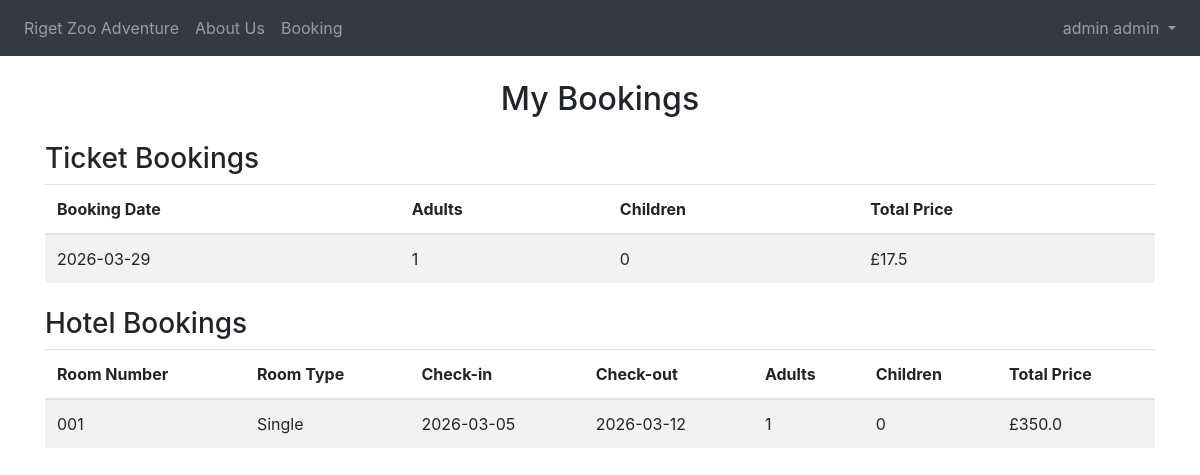
/my-bookings (signed in), run on the app's committed database.
### website/models.py (models this page shows)
class User(db.Model, UserMixin):
    id = db.Column(db.Integer, primary_key=True)
    email = db.Column(db.String(150), unique=True)
    password = db.Column(db.String(150))
    first_name = db.Column(db.String(150))
    last_name = db.Column(db.String(150))
    is_admin = db.Column(db.Boolean, default=False)
    booking = db.relationship('Booking', backref='user', lazy=True)

class Booking(db.Model):
    id = db.Column(db.Integer, primary_key=True)
    date = db.Column(db.DateTime(timezone=True), default=func.now())
    adultticket = db.Column(db.Integer)
    childticket = db.Column(db.Integer)
    bookingdate = db.Column(db.Date, nullable=False)
    total_price = db.Column(db.Float, nullable=False)
    paid = db.Column(db.Boolean, default=False)
    user_id = db.Column(db.Integer, db.ForeignKey('user.id'))

class HotelBooking(db.Model):
    id = db.Column(db.Integer, primary_key=True)
    checkin = db.Column(db.Date, nullable=False)
    checkout = db.Column(db.Date, nullable=False)
    adults = db.Column(db.Integer, nullable=False)
    children = db.Column(db.Integer, nullable=False)
    total_price = db.Column(db.Float, nullable=False)
    paid = db.Column(db.Boolean, default=False)
    room_id = db.Column(db.Integer, db.ForeignKey('room.id'), nullable=False)
    user_id = db.Column(db.Integer, db.ForeignKey('user.id'), nullable=False)
    user = db.relationship('User', backref='hotel_bookings', lazy=True)

class Room(db.Model):
    id = db.Column(db.Integer, primary_key=True)
    room_number = db.Column(db.String(10), unique=True, nullable=False)
    room_type = db.Column(db.String(50), nullable=False)
    max_adults = db.Column(db.Integer, nullable=False)
    max_children = db.Column(db.Integer, nullable=False)
    price_per_night = db.Column(db.Float, nullable=False)
    is_available = db.Column(db.Boolean, default=True)
    bookings = db.relationship('HotelBooking', backref='room', lazy=True)

### website/views.py (the view)
@views.route('/my-bookings')
@login_required
def my_bookings():
    from .models import Booking, HotelBooking
    ticket_bookings = Booking.query.filter_by(user_id=current_user.id).all()
    hotel_bookings = HotelBooking.query.filter_by(user_id=current_user.id).all()
    return render_template('my_bookings.html', ticket_bookings=ticket_bookings, hotel_bookings=hotel_bookings, user=current_user)

### website/__init__.py (called while the page is built)
def create_app():
    app = Flask(__name__)
    app.config['SECRET_KEY'] = 'hjshjhdjah kjshkjdhjs'
    app.config['SQLALCHEMY_DATABASE_URI'] = f'sqlite:///{DB_NAME}'
    db.init_app(app)
    from .views import views
    app.register_blueprint(views, url_prefix='/')
    from .models import User, Booking
    with app.app_context():
        db.create_all()
    login_manager = LoginManager()
    login_manager.login_view = 'views.login'
    login_manager.init_app(app)
    @login_manager.user_loader
    def load_user(user_id):
        return User.query.get(int(user_id))
    @app.context_processor
    def inject_user():
        return dict(user=current_user)
    return app

### website/templates/my_bookings.html
{% extends "base.html" %} {% block title %}My Bookings{% endblock %} {% block
content %}
<h2 class="text-center mt-4">My Bookings</h2>
<h3 class="mt-4">Ticket Bookings</h3>
{% if ticket_bookings %}
<table class="table table-striped">
  <thead>
    <tr>
      <th>Booking Date</th>
      <th>Adults</th>
      <th>Children</th>
      <th>Total Price</th>
    </tr>
  </thead>
  <tbody>
    {% for b in ticket_bookings %}
    <tr>
      <td>{{ b.bookingdate }}</td>
      <td>{{ b.adultticket }}</td>
      <td>{{ b.childticket }}</td>
      <td>£{{ b.adultticket * 17.50 + b.childticket * 14.50 }}</td>
    </tr>
    {% endfor %}
  </tbody>
</table>
{% else %}
<p>No ticket bookings yet.</p>
{% endif %}
<h3 class="mt-4">Hotel Bookings</h3>
{% if hotel_bookings %}
<table class="table table-striped">
  <thead>
    <tr>
      <th>Room Number</th>
      <th>Room Type</th>
      <th>Check-in</th>
      <th>Check-out</th>
      <th>Adults</th>
      <th>Children</th>
      <th>Total Price</th>
    </tr>
  </thead>
  <tbody>
    {% for h in hotel_bookings %}
    <tr>
      <td>{{ h.room.room_number }}</td>
      <td>{{ h.room.room_type }}</td>
      <td>{{ h.checkin }}</td>
      <td>{{ h.checkout }}</td>
      <td>{{ h.adults }}</td>
      <td>{{ h.children }}</td>
      <td>£{{ (h.checkout - h.checkin).days * h.room.price_per_night }}</td>
    </tr>
    {% endfor %}
  </tbody>
</table>
{% else %}
<p>No hotel bookings yet.</p>
{% endif %} {% endblock %}

### website/templates/base.html (shortened to what this page needs)
<!doctype html>
<html>
  <head>
    <link
      rel="stylesheet"
      href="https://stackpath.bootstrapcdn.com/bootstrap/4.4.1/css/bootstrap.min.css"
    />
    <link
      rel="stylesheet"
      href="https://stackpath.bootstrapcdn.com/font-awesome/4.7.0/css/font-awesome.min.css"
    />
  </head>
  <body>
    <nav class="navbar navbar-expand-lg navbar-dark bg-dark">
      <div class="collapse navbar-collapse" id="navbar">
        <div class="navbar-nav">
          {% if user.is_authenticated %}
          <a class="nav-item nav-link" id="home" href="/"
            >Riget Zoo Adventure</a
          >
          <a class="nav-item nav-link" id="about" href="/aboutus"> About Us</a>
          <a class="nav-item nav-link" id="booking" href="/booking">Booking</a>
        </div>
        <div class="navbar-nav ml-auto">
          <div class="nav-item dropdown">
            <a
              class="nav-link dropdown-toggle"
              href="#"
              id="moreDropdown"
              role="button"
              data-toggle="dropdown"
              aria-haspopup="true"
              aria-expanded="false"
            >
              {{ current_user.first_name }} {{ current_user.last_name }}
            </a>
          </div>
        </div>
          {% endif %}
        </div>
    </nav>
    <div class="container mt-4">{% block content %} {% endblock %}</div>
  </body>
</html>

### data on the page
User: first_name "admin", last_name "admin"
Booking: bookingdate "2026-03-29", adultticket "1", childticket "0", b.adultticket*17.50+b.childticket*14.50 "17.5"
HotelBooking: room.room_number "001", room.room_type "Single", checkin "2026-03-05", checkout "2026-03-12", adults "1", children "0", (h.checkout-h.checkin).days*h.room.price_per_night "350.0"
